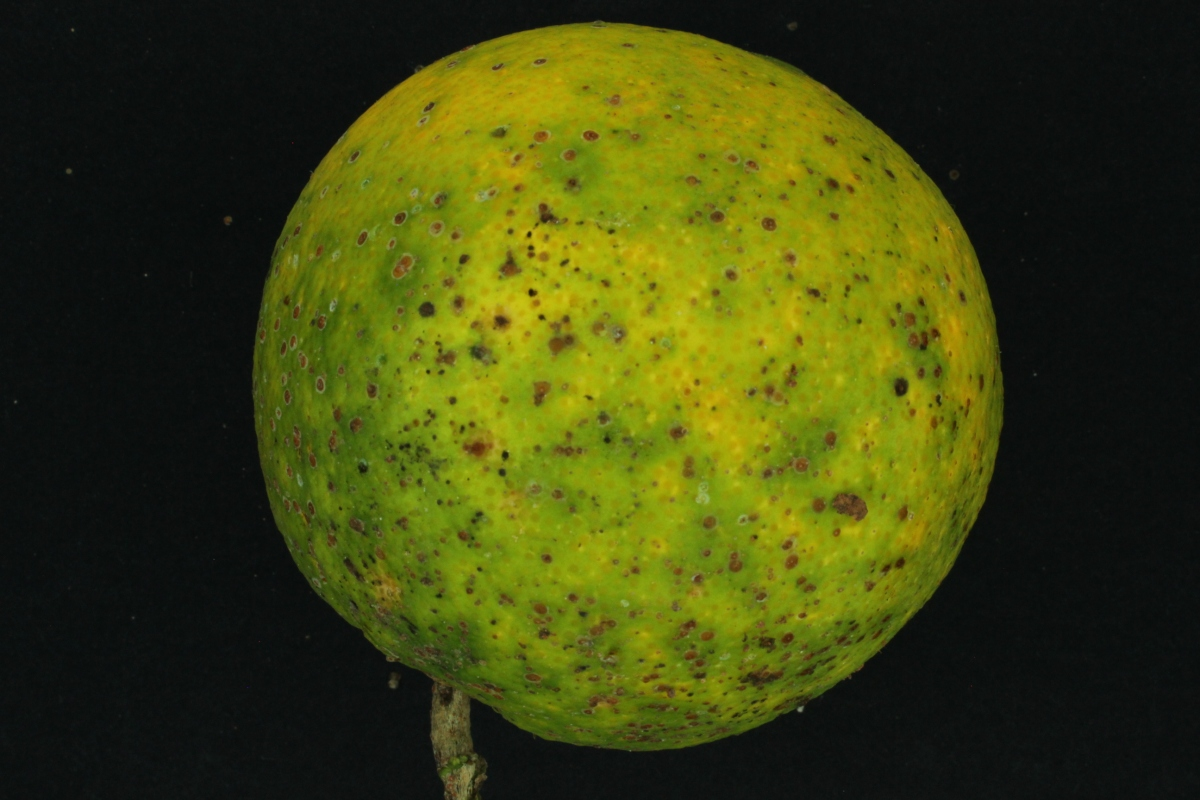
%> input picture FruitsDB/Oranges/Test/2013_10_31__0121.jpg, 1200 x 800 px; its folder holds only this picture in this run
$ octave getScore.m   (GNU Octave 9; MATLAB toolbox functions it lacks are replaced by stand-ins)
%> lines starting %> are read from the running program, lines starting %| are printed output that depends on the picture; in (x1, y1, x2, y2) boxes, pixels count from 0 and x2, y2 are one past the last pixel; in counts of white or black regions, pixels touching at a corner belong together; the program's own positions count from 1
%> further down, image is the input picture: size 800x1200x3 uint8; mean R, G, B 61.8, 66.9, 14.1
### src/FruitFeatureExtract.m
function [ featureVector ] = FruitFeatureExtract( image )

%Read in the image
% figure,imshow(image);
% title('Original image')

%adjust image to accentuate colors
img = imadjust(image,[.2 .2 .2; .65 .65 .65],[]);

%Convert image to HSV to be able to take Saturation channel
img = rgb2hsv(img);
%> img: size 800x1200x3 double; mean H, S, V 0.083, 0.447, 0.317

% level = graythresh(img);
% bw_img = im2bw(img,level);
% bw_img = imclose(bw_img,ones([3,3]));

%grab the seperate hue, saturation, and value channels
hue = img(:,:,1);
saturation = img(:,:,2);
value = img(:,:,3);
[row, col] = size(saturation);
%> row = 800; col = 1200

% threshold the saturation channel of the image
threshold_sat = saturation > 0.4;
%> threshold_sat: size 800x1200 logical; 44.7% white; 23 white regions (19 under 20 px), largest, box (x1, y1, x2, y2) and area: (252, 20, 1004, 800) 428872, (474, 773, 487, 789) 95, (389, 679, 397, 688) 52, (225, 217, 231, 224) 32

%convert from logical to double
thresh = +threshold_sat;

%perform close to close holes and then fill in any extra holes
for u = 1:5
    thresh = imclose(thresh,ones(9));
end
%> this loop made 5 passes
%> pass 1, in FruitFeatureExtract, `thresh = imclose(thresh,ones(9));`:
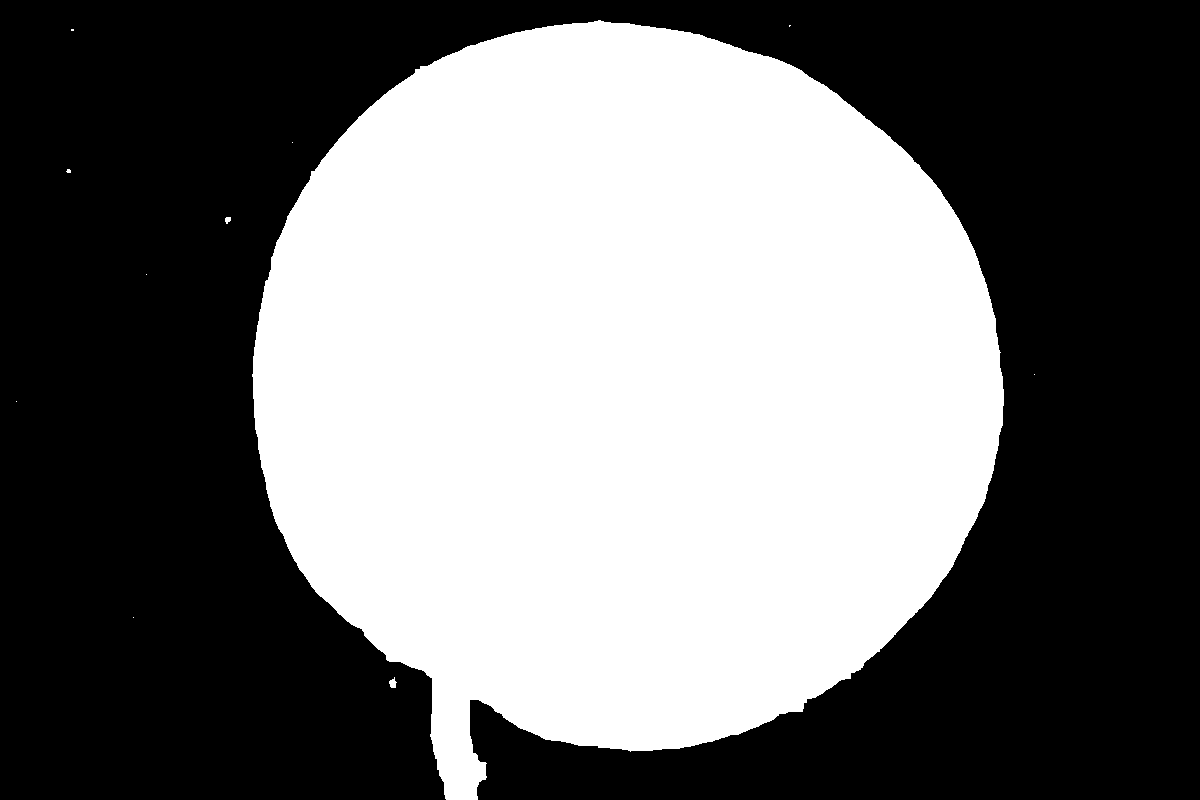
%> thresh: size 800x1200 double; values 0 (black) and 1 (white), 44.9% white; 11 white regions (8 under 20 px), largest, box (x1, y1, x2, y2) and area: (252, 20, 1004, 800) 430913, (389, 677, 397, 688) 55, (225, 217, 231, 224) 32
thresh = imfill(thresh,'holes');

%find the connected components and take out anything less than 1000 pixels because it is noise and not fruit
connCompThreshold = 1000;
CC = bwconncomp(thresh);
%> CC = 11 connected components

for i = 1:CC.NumObjects
    L = length(CC.PixelIdxList{i});
    if L < connCompThreshold
        thresh(CC.PixelIdxList{i}) = 0;
    end
end
%> this loop made 11 passes
%> L on passes 1 to 11: 1, 16, 6, 1, 1, 32, 430913, 1, 55, 3, 1
%> thresh: size 800x1200 double; values 0 (black) and 1 (white), 44.9% white; 1 white region

%find the fruit in the image
CC = bwconncomp(thresh);
%> CC = 1 connected component

% Extract the fruit from the image
temp = zeros(row,col);
temp(CC.PixelIdxList{1}) = 1;
% figure, imshow(temp)
% title('Indiviual Fruit that was extracted out')

%Use regionprops to get the bounding box to take out the image and other feature of the fruit
stats = regionprops(temp,'Area','Perimeter','BoundingBox','Eccentricity','Centroid','FilledImage');
%> stats = 1 region; box (x1, y1, x2, y2), Area, Centroid, Eccentricity and Perimeter: (252, 20, 1004, 800) 430913 [623.7 387.7] 0.221 2580.5

%get individual parts of BoundingBox to get X, Y, Width, Height
%x is the leftmost pixel for the CC
x = stats.BoundingBox(1); x = round(x);
%> after `x = stats.BoundingBox(1)`: x = 252.5
%> after `x = round(x)`: x = 253
%y is the topmost pixel for the CC
y = stats.BoundingBox(2); y = round(y);
%> after `y = stats.BoundingBox(2)`: y = 20.5
%> after `y = round(y)`: y = 21
%width is the number of pixels from x to the right
width = stats.BoundingBox(3); width = round(width);
%> after `width = stats.BoundingBox(3)`: width = 752
%width is the number of pixels from y to the bottom of the image
height = stats.BoundingBox(4); height = round(height);
%> after `height = stats.BoundingBox(4)`: height = 780
fruit_size = [width,height];
%> fruit_size = [752 780]

%get short to longer width and height vector to get rid of a few orientation problem
[T,I_max] = max(fruit_size);
%> T = 780; I_max = 2
[T,I_min] = min(fruit_size);
%> T = 752; I_min = 1
longer = fruit_size(I_max);
%> longer = 780
shorter = fruit_size(I_min);
%> shorter = 752

%crop out the sub image to send to knn and feature selection
subImage = image(y:(y + height -1),x:(x + width -1),:);

%Threshold the unneccesarry parts in the RGB to white
filledImage = stats.FilledImage;
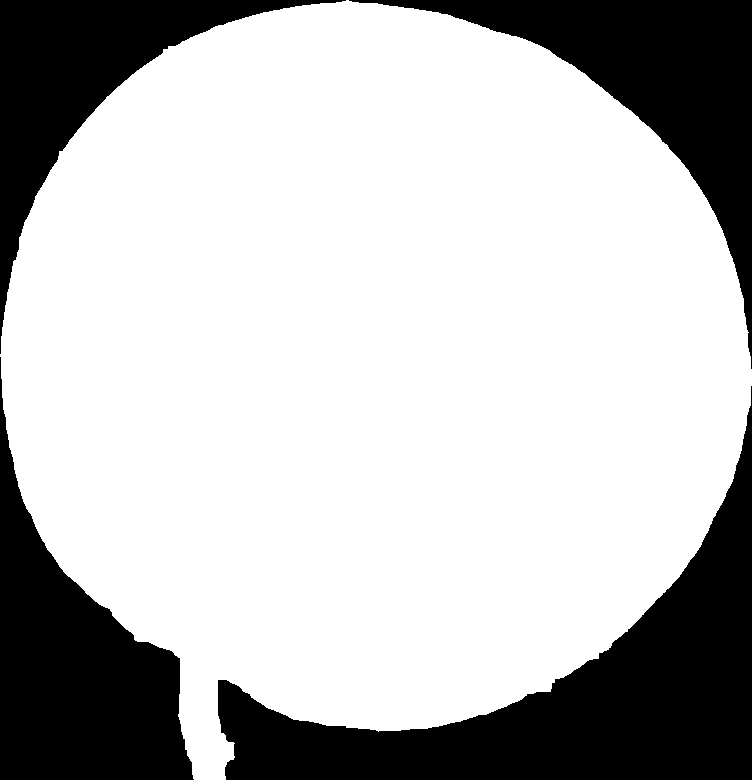
%> filledImage: size 780x752 logical; 73.5% white; 4 black regions, box (x1, y1, x2, y2) and area: (218, 386, 752, 780) 59164, (0, 357, 194, 780) 36296, (349, 0, 752, 369) 33452, (0, 0, 346, 354) 26735
bIndinces = find(filledImage == 0);
%> bIndinces = 155647 values from 1 to 586560
%seperate out each channel in the rgb and set it equal to white
channelR = subImage(:,:,1);
channelG = subImage(:,:,2);
channelB = subImage(:,:,3);
channelR(bIndinces) = 255;
channelG(bIndinces) = 255;
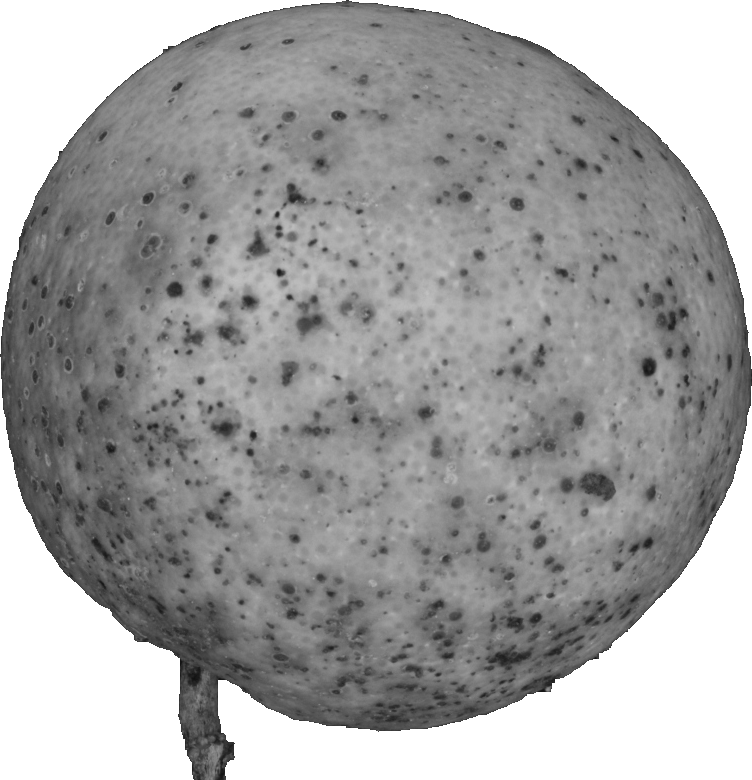
%> channelG: size 780x752 uint8; min 17, max 255, mean 163.2
channelB(bIndinces) = 255;
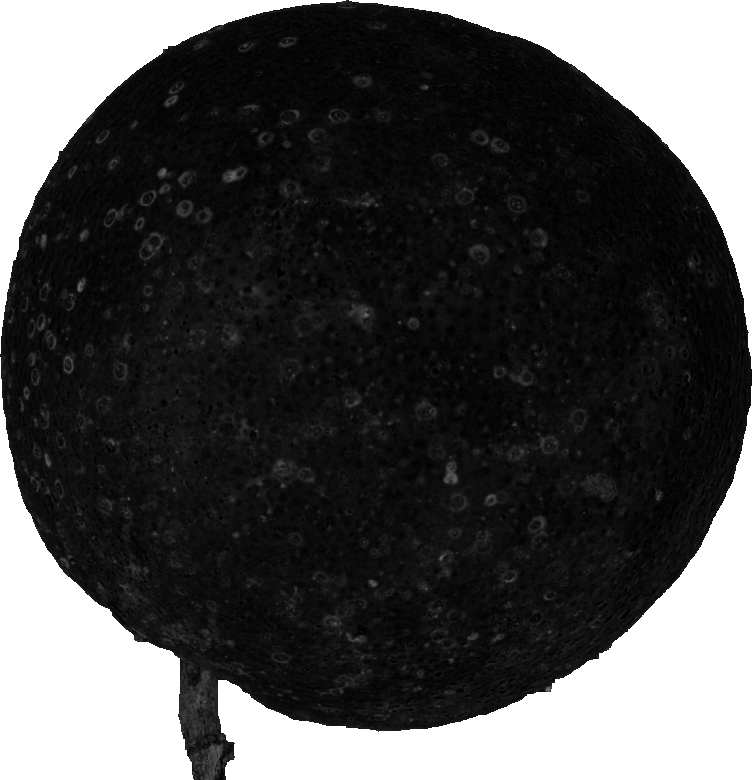
%> channelB: size 780x752 uint8; min 0, max 255, mean 77.9
rgbOut = cat(3, channelR, channelG, channelB);
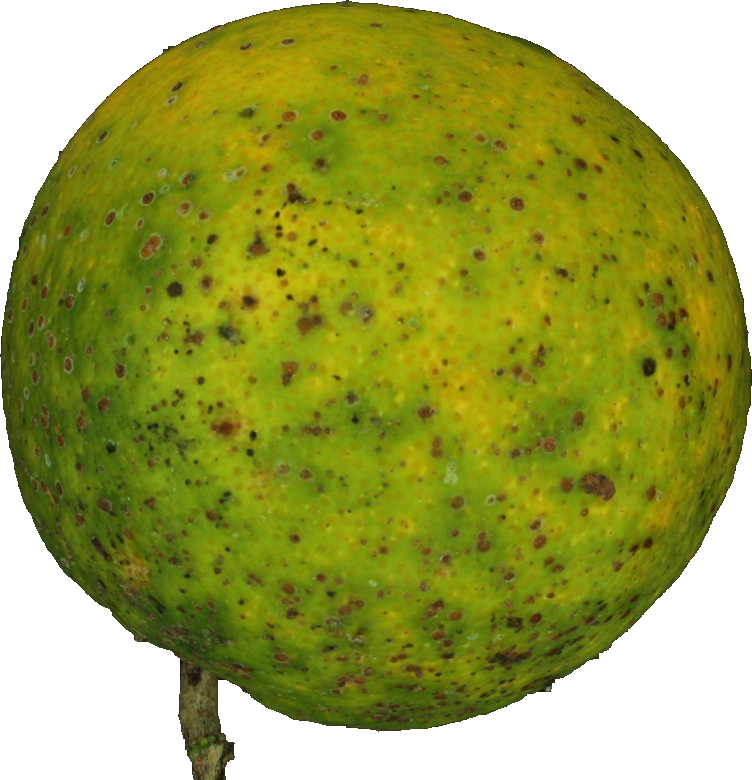
%> rgbOut: size 780x752x3 uint8; mean R, G, B 157.8, 163.2, 77.9

%Detect the color of the cropped image
[ clr ] = findFeat(rgbOut);

%Return the feature vector of the image
featureVector = [stats.Eccentricity, longer/1000, shorter/1000, clr/3];
end

### src/findFeat.m
function [ clr ] = findFeat(img_rgb)
%Used to detect the color of an object that is already segmented out of the
%background.
%   img = inputted HSV image #x#x3channels as double !!!! object that is segmented out

%% FIND COLORS
%initialize
clr = NaN;
img = rgb2hsv(img_rgb);
%> img: size 780x752x3 double; mean H, S, V 0.131, 0.65, 0.649
Edges = [1, 13, 42, 70, 167, 252, 306]; %based on HSV 0-360
img = img*360; %to get HSV into 255 range
%> img: size 780x752x3 double; mean H, S, V 47.1, 233.9, 233.5
[ysize, xsize, ~] = size(img);
%> ysize = 780; xsize = 752

imgHue = img(:,:,1);
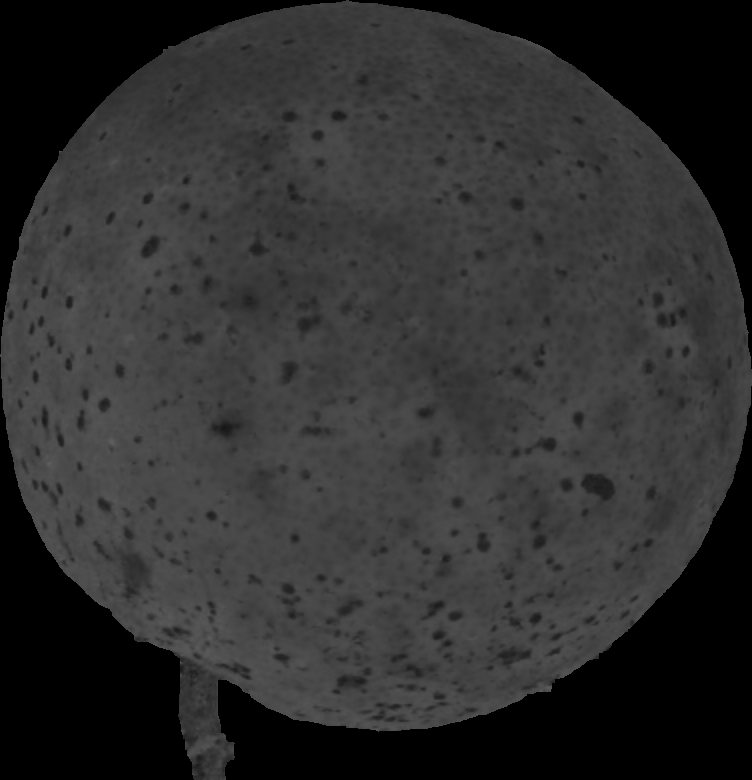
%> imgHue: size 780x752 double; min 0, max 102.9, mean 47.1
[N, Bins] = histc(imgHue(:), Edges);
%> N = [0; 6160; 321009; 103744; 0; 0; 0]
clr = find(N==max(N)) ;
%> clr = 3

%plot
% tmp = 1:length(Edges);
% figure; bar(tmp,N); grid;

% assignin('base', 'N', N);
assignin('base', 'imgHue',imgHue);
% assignin('base', 'Edges', Edges);
end

### src/getScore.m
oBaseDir = '../FruitsDB/Oranges/Test/';
aBaseDir = '../FruitsDB/Apples/Test/';
mBaseDir = '../FruitsDB/Mangoes/Test/';

oFiles = dir('../FruitsDB/Oranges/Test/*.jpg');
aFiles = dir('../FruitsDB/Apples/Test/*.jpg');
mFiles = dir('../FruitsDB/Mangoes/Test/*.jpg');

load('featureVectors.mat');
mdl = fitcknn(vector,Y,'NumNeighbors',4,'Standardize',1);

cm = zeros(3,3);

for i = 1:length(oFiles)
    image = imread(strcat(oBaseDir,oFiles(i).name));
    fruitfeature = FruitFeatureExtract(image);
%> in FruitFeatureExtract, `featureVector = [stats.Eccentricity, longer/1000, shorter/1000, clr/3];`: featureVector = [0.221 0.78 0.752 1]
%> fruitfeature = [0.221 0.78 0.752 1]
    [label,POSTERIOR, score] = predict(mdl,fruitfeature);
%> label = {'O'}; POSTERIOR = [1 0 0 0]; score = [0 1 1 1]
%> (the run ends here)
